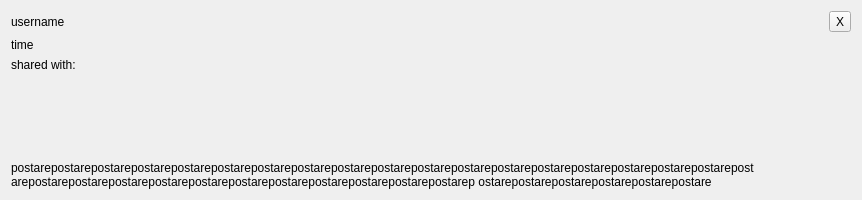
<?xml version="1.0" encoding="UTF-8"?>
<ui version="4.0">
 <class>Post</class>
 <widget class="QWidget" name="Post">
  <property name="geometry">
   <rect>
    <x>0</x>
    <y>0</y>
    <width>862</width>
    <height>200</height>
   </rect>
  </property>
  <property name="sizePolicy">
   <sizepolicy hsizetype="Preferred" vsizetype="MinimumExpanding">
    <horstretch>0</horstretch>
    <verstretch>0</verstretch>
   </sizepolicy>
  </property>
  <property name="windowTitle">
   <string>Form</string>
  </property>
  <property name="autoFillBackground">
   <bool>true</bool>
  </property>
  <layout class="QVBoxLayout" name="verticalLayout">
   <item>
    <layout class="QHBoxLayout" name="layout">
     <item>
      <widget class="QLabel" name="username">
       <property name="text">
        <string>username</string>
       </property>
      </widget>
     </item>
     <item>
      <spacer name="horizontalSpacer">
       <property name="orientation">
        <enum>Qt::Horizontal</enum>
       </property>
       <property name="sizeHint" stdset="0">
        <size>
         <width>40</width>
         <height>20</height>
        </size>
       </property>
      </spacer>
     </item>
     <item>
      <widget class="QToolButton" name="delete_post_button">
       <property name="text">
        <string>X</string>
       </property>
      </widget>
     </item>
    </layout>
   </item>
   <item>
    <widget class="QLabel" name="time">
     <property name="text">
      <string>time</string>
     </property>
    </widget>
   </item>
   <item>
    <widget class="QLabel" name="sharedWith">
     <property name="text">
      <string>shared with: </string>
     </property>
    </widget>
   </item>
   <item>
    <spacer name="verticalSpacer">
     <property name="orientation">
      <enum>Qt::Vertical</enum>
     </property>
     <property name="sizeHint" stdset="0">
      <size>
       <width>20</width>
       <height>40</height>
      </size>
     </property>
    </spacer>
   </item>
   <item>
    <widget class="QLabel" name="postText">
     <property name="sizePolicy">
      <sizepolicy hsizetype="Preferred" vsizetype="Preferred">
       <horstretch>0</horstretch>
       <verstretch>0</verstretch>
      </sizepolicy>
     </property>
     <property name="text">
      <string>postarepostarepostarepostarepostarepostarepostarepostarepostarepostarepostarepostarepostarepostarepostarepostarepostarepostarepost arepostarepostarepostarepostarepostarepostarepostarepostarepostarepostarepostarep ostarepostarepostarepostarepostarepostare</string>
     </property>
     <property name="scaledContents">
      <bool>false</bool>
     </property>
     <property name="wordWrap">
      <bool>true</bool>
     </property>
    </widget>
   </item>
  </layout>
 </widget>
 <resources/>
 <connections/>
</ui>
